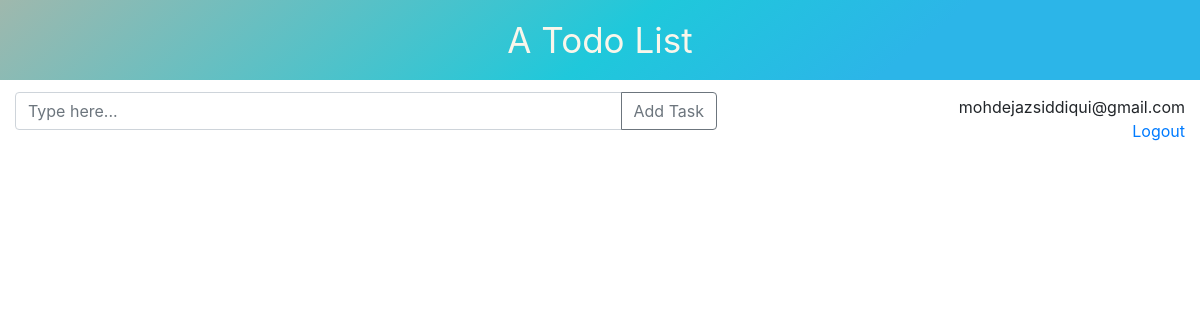
The page /todolist/home/ (signed in) on the database as committed earlier.
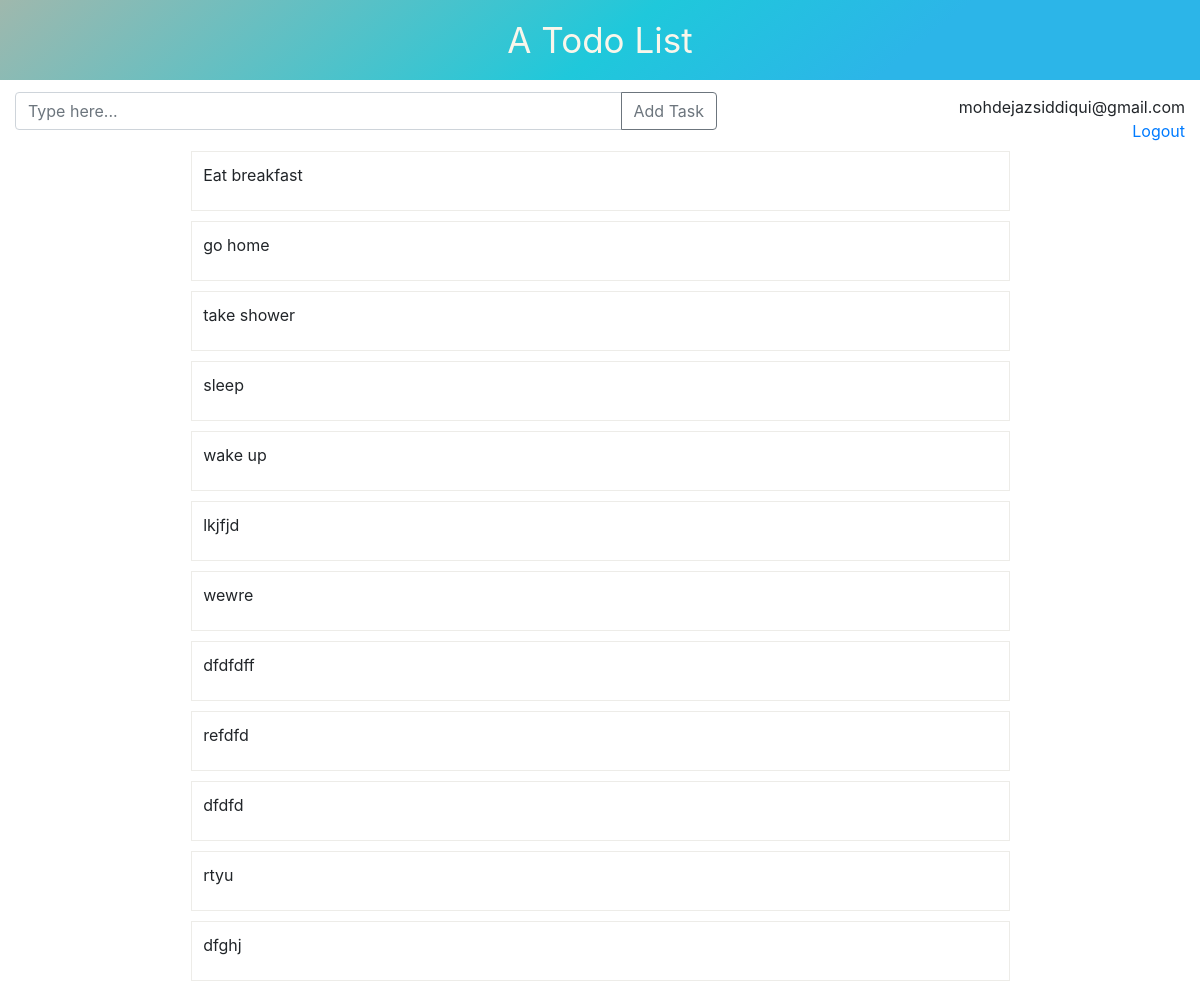
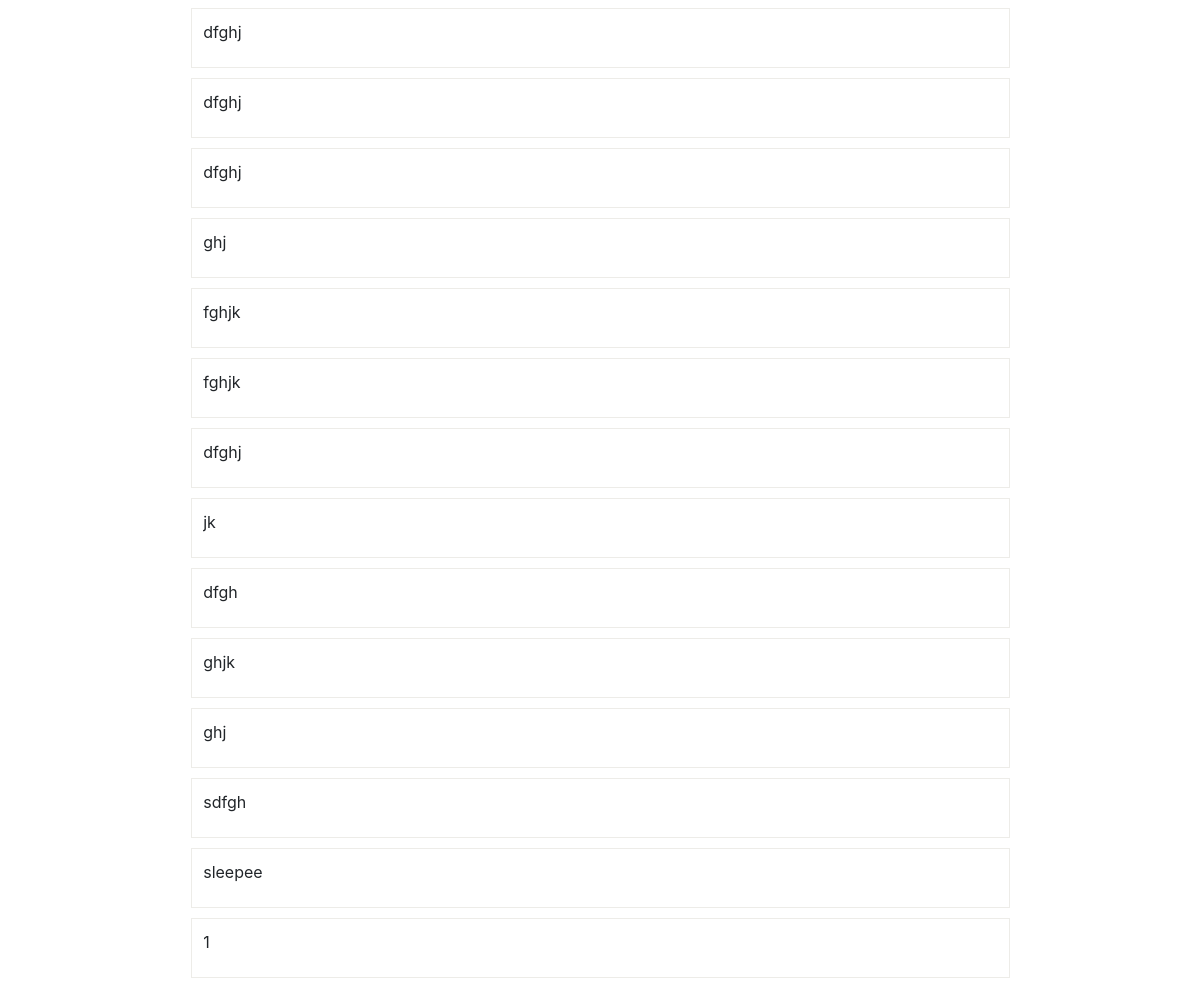
The same page on the database as committed later (2 pictures, top to bottom).
### ztodoapp/models.py (models this page shows)
class Todo(models.Model):
	task = models.CharField(max_length=500)
	user = models.ForeignKey(User, on_delete=models.CASCADE, default=0)
	task_status = models.BooleanField()
	def __repr__(self):
		return '<Todo {} {} {}'.format(
			self.task,
			self.user,
			self.task_status
			)

### ztodoapp/views.py (the view, shortened to what this page needs)
# urls.py: 2. Add a URL to urlpatterns:  path('', views.home, name='home')
def home(request):
	tasks = Todo.objects.filter(user_id=request.user.id)
	print(tasks)
	form = AddTaskForm()
	return render(request, 'todo/home.html', {'tasks': tasks})

### ztodoapp/templates/todo/home.html (shortened to what this page needs)
{% extends 'todo/base.html' %}
{% block body %}
	<div class="add-task-bar">
		<div class='add-task-box'>
			<form action="{% url 'todo:home' %}" method='POST'>
				<div class="input-group mb-3">
				  <input type="text" class="form-control" placeholder="Type here..." aria-label="task" name="task" aria-describedby="button-addon2">
				  <div class="input-group-append">
				    <button class="btn btn-outline-secondary" type="submit" id="button-addon2">Add Task</button>
				  </div>
				</div>
			</form>
		</div>
		<div class="user-info">
			<div>{{ user }}</div>
			<a href="{% url 'todo:logout' %}">Logout</a>
		</div>
	</div>
	<div class="task-container">
		{% for task in tasks %}
			<div class="task-item">{{ task.task }}</div>
		{% endfor %}
	</div>
{% endblock %}

### ztodoapp/templates/todo/base.html (shortened to what this page needs)
{% load static %}
<!DOCTYPE html>
<html>
<head>
	<link rel="stylesheet" href="https://stackpath.bootstrapcdn.com/bootstrap/4.4.1/css/bootstrap.min.css">
	<link
		rel="stylesheet"
		type="text/css"
		href="{% static 'todo/todo.css' %}"
	>
</head>
<body>
	<div class="container-fluid">
		<div class="row">
			<div class="header-container">
				<div class='header'>A Todo List</div>
			</div>
		</div>
		{% block body %} {% endblock %}
	</div>
</body>
</html>

### ztodoapp/static/todo/todo.css (style rules this page uses)
body { margin: 0px; width: 100%; }
.header-container { display: flex; flex-direction: column; justify-content: center; align-items: center; width: 100%; height: 80px; background-image: linear-gradient(141deg, #9fb8ad 0%, #1fc8db 51%, #2cb5e8 75%); }
.header { color: #faf6eb; font-size: 35px; }
.add-task-box { width: 60%; }
.user-info { display: flex; flex-direction: column; justify-content: center; align-items: flex-end; }
.add-task-bar { padding-top: 1%; width: 100%; display: flex; flex-direction: row; justify-content: space-between; align-items: center; }
.task-container { display: flex; flex-direction: column; justify-content: center; align-items: center; }
.task-item { height: 60px; border: 1px solid #edece8; margin: 5px; width: 70%; padding: 1%; }

Rows that differ between the two databases and show on the page:
added Todo: task "Eat breakfast"
added Todo: task "go home"
added Todo: task "take shower"
added Todo: task "sleep"
added Todo: task "wake up"
added Todo: task "lkjfjd"
added Todo: task "wewre"
added Todo: task "dfdfdff"
added Todo: task "refdfd"
added Todo: task "dfdfd"
added Todo: task "rtyu"
added Todo: task "dfghj"
added Todo: task "dfghj"
added Todo: task "dfghj"
added Todo: task "dfghj"
added Todo: task "ghj"
added Todo: task "fghjk"
added Todo: task "fghjk"
added Todo: task "dfghj"
added Todo: task "jk"
added Todo: task "dfgh"
added Todo: task "ghjk"
added Todo: task "ghj"
added Todo: task "sdfgh"
added Todo: task "sleepee"
added Todo: task "1"
